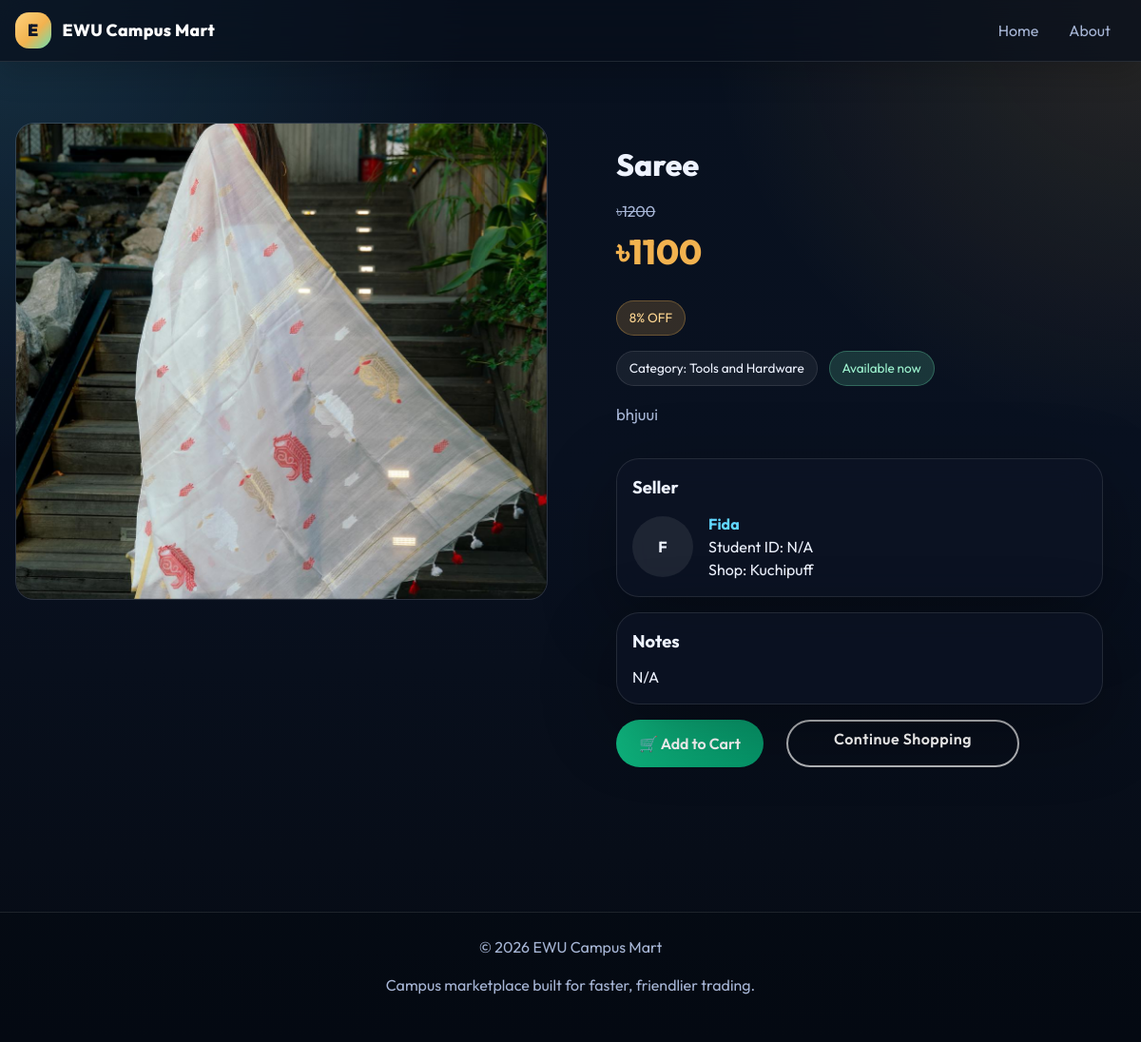
Page /buyer/product/saree-34bbef/ on the committed database.
### products/models.py (models this page shows, shortened)
class ProductImage(BaseModel):
    product = models.ForeignKey(Product , on_delete=models.CASCADE , related_name="product_images")
    image =  models.ImageField(upload_to="product")

class Product(BaseModel):
    seller = models.ForeignKey(CustomUser, on_delete=models.CASCADE)
    product_name = models.CharField(max_length=100)
    slug = models.SlugField(unique=True  , null=True , blank=True)
    category = models.ForeignKey(Category , on_delete=models.CASCADE , related_name="products")
    price = models.IntegerField()
    offer_price = models.IntegerField(null=True, blank=True)
    is_available = models.BooleanField(default=True)
    notes = models.TextField(blank=True, null=True)
    product_desription = models.TextField()
    color_variant = models.ManyToManyField(ColorVariant , blank=True)
    size_variant = models.ManyToManyField(SizeVariant , blank=True)
    @property
    def has_offer(self):
        return bool(self.offer_price and self.offer_price < self.price)
    @property
    def offer_percent(self):
        if self.has_offer:
            saved_amount = self.price - self.offer_price
            return round((saved_amount / self.price) * 100)
        return 0

class Category(BaseModel):
    category_name = models.CharField(max_length=100)
    slug = models.SlugField(unique=True , null=True , blank=True)
    category_image = models.ImageField(upload_to="categories", null=True, blank=True)

### buyer/models.py (models this page shows, shortened)
class CustomUser(AbstractBaseUser, PermissionsMixin):
    uid = models.UUIDField(primary_key=True , editable=False , default=uuid.uuid4)
    username = models.CharField(max_length=150, unique=True)
    first_name = models.CharField(max_length=30, blank=True)
    last_name = models.CharField(max_length=30, blank=True)
    email = models.EmailField(unique=True)
    profile_image = models.ImageField(upload_to="profile/", blank=True, null=True)
    is_active = models.BooleanField(default=True)
    is_staff = models.BooleanField(default=False)
    date_joined = models.DateTimeField(default=timezone.now)
    is_buyer = models.BooleanField(default=False)
    is_seller = models.BooleanField(default=False)
    shop_name = models.CharField(max_length=100, blank=True, null=True)
    objects = CustomeUserManager()
    USERNAME_FIELD = "email"
    REQUIRED_FIELDS = []

### buyer/views.py (the view)
# urls.py: path('product/<slug:slug>/', views.product_detail, name='product-detail'),
def product_detail(request, slug):
    product = get_object_or_404(Product, slug=slug)
    seller_products = Product.objects.filter(seller=product.seller, category=product.category).exclude(uid=product.uid)
    seller_categories = Product.objects.filter(seller=product.seller).values_list("category__category_name", flat=True).distinct()
    return render(request, 'product_detail.html', {
        'product': product,
        'seller_products': seller_products,
        'seller_categories': seller_categories,
        'seller': product.seller,
    })

### buyer/templates/product_detail.html (shortened to what this page needs)
{% extends 'buyer_base.html' %}
{% load static %}
{% block content %}
<section class="page-shell product-container">
  <div class="row g-3 g-md-5">
    <div class="col-12 col-md-6">
      {% if product.product_images.all %}
      <div id="productCarousel" class="carousel slide product-gallery" data-bs-ride="carousel">
        <div class="carousel-inner">
          {% for image in product.product_images.all %}
          <div class="carousel-item {% if forloop.first %}active{% endif %}">
            <img src="{{ image.image.url }}" class="product-image-item d-block w-100" alt="{{ product.product_name }}" />
          </div>
          {% endfor %}
        </div>
      </div>
      {% else %}
      <div class="glass-card p-5 d-flex align-items-center justify-content-center" style="min-height: 300px;">
        <p style="color: var(--muted);">No images available</p>
      </div>
      {% endif %}
    </div>
    <div class="col-12 col-md-6">
      <div class="product-info">
        <h2 class="product-title">{{ product.product_name }}</h2>
        {% if product.has_offer %}
          <p class="product-old-price">৳{{ product.price }}</p>
          <p class="product-price-large">৳{{ product.offer_price }}</p>
          <div class="meta-row">
            <span class="meta-pill offer-pill">{{ product.offer_percent }}% OFF</span>
          </div>
        {% else %}
          <p class="product-price-large">৳{{ product.price }}</p>
        {% endif %}
        <div class="meta-row">
          <span class="meta-pill">Category: {{ product.category.category_name }}</span>
          {% if product.is_available %}
            <span class="meta-pill availability-pill">Available now</span>
          {% endif %}
        </div>
        <p class="product-description">{{ product.product_desription }}</p>
        <div class="glass-card seller-card">
          <div class="section-title-small">Seller</div>
          <div class="d-flex align-items-center gap-3">
            {% if seller.profile_image %}
              <img src="{{ seller.profile_image.url }}" alt="{{ seller.username }}" style="width:64px;height:64px;border-radius:50%;object-fit:cover;">
            {% else %}
              <div style="width:64px;height:64px;border-radius:50%;display:flex;align-items:center;justify-content:center;background:rgba(255,255,255,0.08);font-weight:700;">{{ seller.username|first|upper }}</div>
            {% endif %}
            <div>
              <a class="seller-link" href="{% url 'seller-profile' seller.uid %}">{{ seller.get_full_name|default:seller.username }}</a>
              <div class="muted-note">Student ID: {{ seller.std_id|default:'N/A' }}</div>
              <div class="muted-note">Shop: {{ seller.shop_name|default:'N/A' }}</div>
            </div>
          </div>
        </div>
        {% if product.notes %}
          <div class="glass-card variant-card">
            <div class="section-title-small">Notes</div>
            <p class="mb-0">{{ product.notes }}</p>
          </div>
        {% else %}
          <div class="glass-card variant-card">
            <div class="section-title-small">Notes</div>
            <p class="mb-0">N/A</p>
          </div>
        {% endif %}
        {% if product.options.all %}
        <div class="glass-card variant-card">
          <div class="section-title-small">Select Quantity / Size</div>
          <form method="post" action="{% url 'add-to-cart' product.slug %}">
            {% csrf_token %}
            <select name="option" class="variant-select mb-3">
              {% for option in product.options.all %}
                <option value="{{ option.uid }}">{{ option.option_name }} - ৳{{ option.price }}</option>
              {% endfor %}
            </select>
            <div class="quantity-input">
              <label class="quantity-label">Quantity:</label>
              <input type="number" name="quantity" class="form-control" value="1" min="1" style="all: unset; color: var(--text);" />
            </div>
            <div class="action-buttons">
              <button type="submit" class="btn-add-cart">🛒 Add to Cart</button>
              <a href="/buyer/dashboard" class="btn btn-outline-glow btn-aesthetic px-5">Continue Shopping</a>
            </div>
          </form>
        </div>
        {% else %}
          <div class="action-buttons">
            <form method="post" action="{% url 'add-to-cart' product.slug %}">
              <button type="submit" class="btn-add-cart">🛒 Add to Cart</button>
            </form>
            <a href="/buyer/dashboard" class="btn btn-outline-glow btn-aesthetic px-5">Continue Shopping</a>
          </div>
        {% endif %}
      </div>
    </div>
  </div>
</section>
{% endblock %}

### buyer/templates/buyer_base.html (shortened to what this page needs)
{% load static %}
<!doctype html>
<html lang="en">
<head>
  <link href="https://cdn.jsdelivr.net/npm/bootstrap@5.3.0/dist/css/bootstrap.min.css" rel="stylesheet" />
</head>
<body>
  <nav class="navbar navbar-expand-lg navbar-dark navbar-glass">
    <div class="page-shell d-flex align-items-center justify-content-between gap-2">
      <a class="navbar-brand" href="/buyer/dashboard">EWU Campus Mart</a>
      <div class="collapse navbar-collapse" id="navbarNav">
        <ul class="navbar-nav ms-auto">
          {% if request.user.is_authenticated %}
          <li class="nav-item">
            <a class="nav-link" href="/buyer/dashboard">Home</a>
          </li>
          <li class="nav-item">
            <a class="nav-link" href="#">Products</a>
          </li>
          <li class="nav-item">
            <a class="nav-link" href="{% url 'view-cart' %}">
              🛒 Cart
            </a>
          </li>
          <li class="nav-item">
            <a class="nav-link" href="{% url 'my-orders' %}">
              My Orders
            </a>
          </li>
          <li class="nav-item dropdown">
            <a class="nav-link dropdown-toggle" href="#" data-bs-toggle="dropdown">
              {{ request.user.username }}
            </a>
            <ul class="dropdown-menu dropdown-menu-end">
              <li>
                <a class="dropdown-item" href="{% url 'buyer-profile' %}">
                  Profile
                </a>
              </li>
              <li>
                <a class="dropdown-item" href="{% url 'my-orders' %}">
                  My Orders
                </a>
              </li>
              <li>
                <hr class="dropdown-divider">
              </li>
              <li>
                <a class="dropdown-item text-danger" href="{% url 'buyer-logout' %}">
                  Logout
                </a>
              </li>
            </ul>
          </li>
          {% else %}
          <li class="nav-item">
            <a class="nav-link" href="/home">Home</a>
          </li>
          <li class="nav-item">
            <a class="nav-link" href="/about">About</a>
          </li>
          {% endif %}
        </ul>
      </div>
    </div>
  </nav>
  <main>
    {% block content %}{% endblock %}
  </main>
  <footer class="text-center">
    <div class="page-shell flex flex-col gap-2 sm:flex-row sm:items-center sm:justify-between">
      <p>&copy; 2026 EWU Campus Mart</p>
      <p>Campus marketplace built for faster, friendlier trading.</p>
    </div>
  </footer>
</body>
</html>

### buyer/templates/buyer_base.html (style rules this page uses)
:root { --bg-start: #08111f; --bg-end: #060b14; --panel: rgba(13, 20, 36, 0.72); --line: rgba(255, 255, 255, 0.10); --text: #eef3ff; --muted: #a7b6d6; --accent: #f2b24f; --accent-2: #61d6ff; --accent-3: #6be0b1; --shadow: 0 24px 80px rgba(0, 0, 0, 0.32); }
html { scroll-behavior: smooth; }
body { min-height: 100vh; display: flex; flex-direction: column; font-family: 'Outfit', sans-serif; color: var(--text); background: radial-gradient(circle at top left, rgba(97, 214, 255, 0.16), transparent 30%), radial-gradient(circle at top right, rgba(242, 178, 79, 0.14), transparent 28%), linear-gradient(180deg, var(--bg-start) 0%, #091120 46%, var(--bg-end) 100%); }
body::before { content: ''; position: fixed; inset: 0; pointer-events: none; opacity: 0.28; background-image: linear-gradient(rgba(255, 255, 255, 0.04) 1px, transparent 1px), linear-gradient(90deg, rgba(255, 255, 255, 0.04) 1px, transparent 1px); background-size: 72px 72px; mask-image: linear-gradient(to bottom, rgba(0, 0, 0, 0.45), transparent 85%); }
a { color: inherit; text-decoration: none; }
.page-shell { width: min(1180px, calc(100% - 1rem)); margin: 0 auto; position: relative; z-index: 1; }
@media (min-width: 640px) { .page-shell { width: min(1180px, calc(100% - 2rem)); } }
.navbar-glass { position: sticky; top: 0; z-index: 50; background: rgba(7, 14, 27, 0.72) !important; backdrop-filter: blur(18px); -webkit-backdrop-filter: blur(18px); border-bottom: 1px solid var(--line); box-shadow: 0 12px 32px rgba(0, 0, 0, 0.18); }
.navbar-brand { font-weight: 800; font-size: 0.9rem; color: white !important; letter-spacing: 0.02em; white-space: nowrap; flex-shrink: 0; display: inline-flex; align-items: center; gap: 0.5rem; }
@media (min-width: 640px) { .navbar-brand { font-size: 1.1rem; gap: 0.75rem; } }
.navbar-brand::before { content: 'E'; display: inline-flex; align-items: center; justify-content: center; width: 2rem; height: 2rem; border-radius: 0.7rem; background: linear-gradient(135deg, #ffd27d 0%, #f2b24f 55%, #6be0b1 100%); color: #0f172a; font-weight: 900; font-size: 0.9rem; }
@media (min-width: 640px) { .navbar-brand::before { width: 2.35rem; height: 2.35rem; border-radius: 0.9rem; font-size: 1.1rem; } }
.navbar-dark .navbar-nav .nav-link { color: var(--muted) !important; transition: all 0.2s ease; font-size: 0.9rem; padding: 0.5rem 0.7rem !important; }
@media (min-width: 640px) { .navbar-dark .navbar-nav .nav-link { font-size: 1rem; padding: 0.7rem 1rem !important; } }
.btn-aesthetic { transition: all 0.3s ease; font-weight: 600; letter-spacing: 0.5px; border-radius: 999px; }
.btn-outline-glow { border: 2px solid rgba(255, 255, 255, 0.7) !important; color: white !important; background: transparent !important; }
.glass-card { background: var(--panel); border: 1px solid var(--line); border-radius: 1.5rem; box-shadow: var(--shadow); backdrop-filter: blur(18px); }
main { flex: 1; padding: 1.5rem 0 2rem; }
@media (min-width: 640px) { main { padding: 2rem 0 4rem; } }
footer { background: rgba(3, 8, 16, 0.42); color: var(--muted); padding: 1.5rem 0 1.5rem; border-top: 1px solid var(--line); font-size: 0.85rem; }
@media (min-width: 640px) { footer { padding: 1.5rem 0 2rem; font-size: 1rem; } }

### rows in the picture
ProductImage: image (picture)
Product: product_name "Saree", price "1200", offer_price "1100", offer_percent "8", category.category_name "Tools and Hardware", product_desription "bhjuui"
CustomUser: username|first "F", get_full_name "Fida", shop_name "Kuchipuff"

### other values in the picture
{{ seller.std_id|default:'N/A' }} "N/A"
